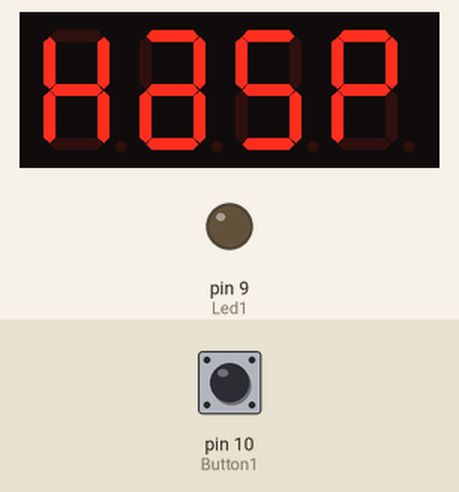
The sketch below on a simulated Arduino Uno, built with avr-gcc and run on an emulated ATmega328P. Parts: 4-digit seven-segment display, output pins drawn as LEDs (lit = HIGH). The inputs (shaded band) are chosen by the test bench; at power-on: pin 10 (Button1) HIGH. Random numbers use the default seed unless the sketch sets one.

Above: at 4.8 s.
4.9 s: pin 10 (Button1) pulled LOW for 0.3 s
At 5.17 s:
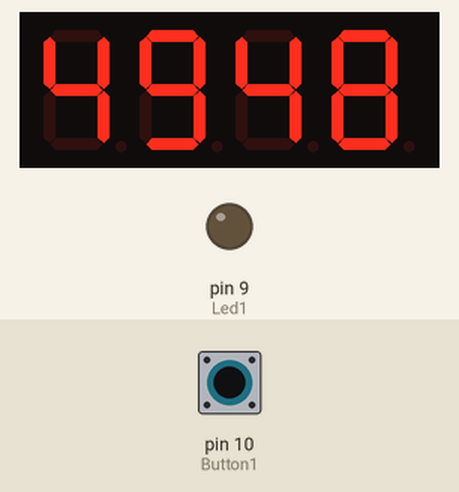
At 18.0 s:
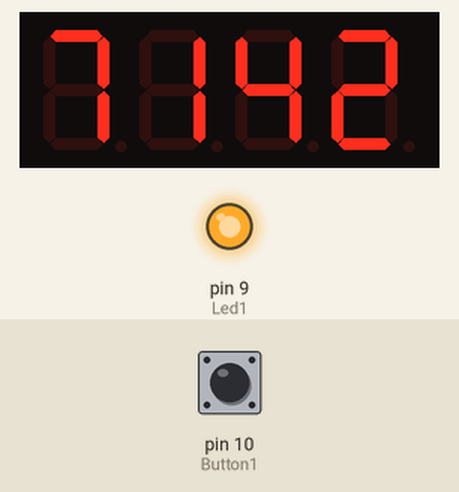
Timing chart, 0 to 18.8 s (numbered marks = the images above; inputs shaded):
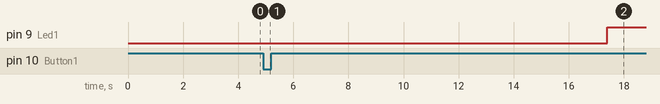

The sketch:

USB_box_02.ino
```cpp
#include <TM1637Display.h>
#define CLK A4
#define DIO A5
#define Button1 10
#define Led1 9
#define Key1 8
#define ShowDel 100
#define WaitDel 200

const uint8_t hasp[] = {
  B01110110, //H
  B01011111, //a
  B01101101, //S
  B01110011, //P
};
const uint8_t openz[] = {
  B00111111, //O
  B01110011, //P
  B01111001, //E
  B00110111, //N
};

TM1637Display display(CLK, DIO);

void setup() {
  pinMode(Key1, OUTPUT);
  digitalWrite(Key1, LOW);
  pinMode(Button1, INPUT_PULLUP);
  pinMode(Led1, OUTPUT);
  digitalWrite(Led1, LOW);
  display.setBrightness(7, true);
  randomSeed(analogRead(A0));
}

void loop() {
  underun();
  display.setSegments(hasp);
  while(!digitalRead(Button1)) {
    delay(WaitDel);
  }
  while(digitalRead(Button1)) {
    delay(WaitDel);
  }
  brutforce();
  display.showNumberDec(7142, false);
  digitalWrite(Led1, HIGH);
  while(!digitalRead(Button1)) {
    delay(WaitDel);
  }
  while(digitalRead(Button1)) {
    delay(WaitDel);
  }
  display.setSegments(openz);
  digitalWrite(Key1, HIGH);
  digitalWrite(Led1, LOW);
  while(1);
}

void underun() {
  uint8_t data[] = { B00001000, 0, 0, 0 };
  for (char i=0; i <= 3; i++){
     for (char k=0; k <= 2; k++){
        byte l = k + 1;
        display.setSegments(data);
        data[l]=data[k];
        data[k]=0;
        delay(ShowDel);
     }
     display.setSegments(data);
     delay(ShowDel);
     for (char k=2; k >= 0; k--){
        byte l = k + 1;
        display.setSegments(data);
        data[k]=data[l];
        data[l]=0;
        delay(ShowDel);
      }
      display.setSegments(data);
      delay(ShowDel);
   }
}

void brutforce() {
  uint8_t data[] = { 0, 0, 0, 0 };
  for (char i=0; i <= 100; i++){
    for (char x=0; x <= 3; x++){
      data[x]= display.encodeDigit(random(10));
    }
    display.setSegments(data);
    delay(ShowDel);
  }
}
```

Measured:
- after the input at 4.9 s, pin 9 (Led1): LOW → HIGH after 12.5 s; the display: changes after 0.22 s (image 1)
